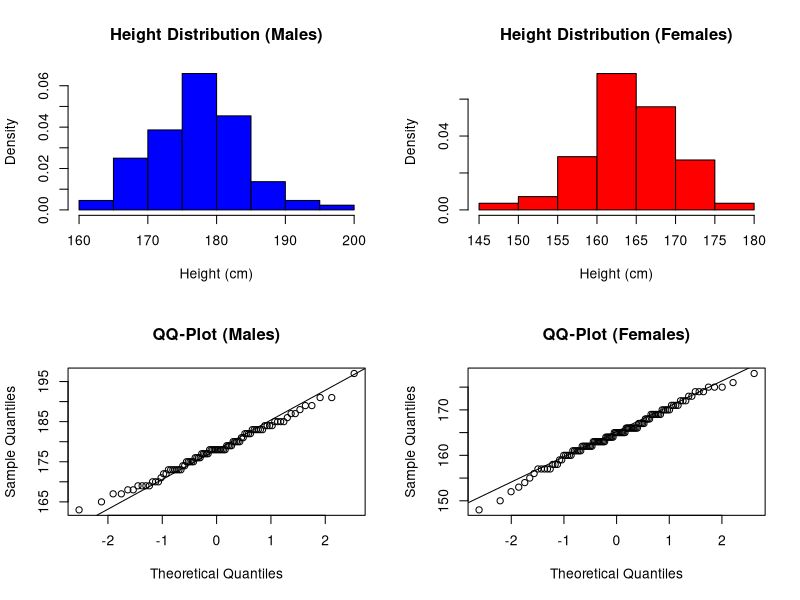

Generate this figure with R:
## ---- chunk 1
library(carData)
Davis <- Davis[-12, ]
head(Davis)
## ---- chunk 2
# Load necessary libraries
library(ggplot2)

# Split data by sex
Davis_M <- subset(Davis, sex == "M")
Davis_F <- subset(Davis, sex == "F")

# Set up plotting area
par(mfrow = c(2, 2))

# Histograms for height distributions (scaled to density)
hist(Davis_M$height, probability = TRUE, main = "Height Distribution (Males)", xlab = "Height (cm)", col = "blue")
hist(Davis_F$height, probability = TRUE, main = "Height Distribution (Females)", xlab = "Height (cm)", col = "red")

# QQ-plots for normality check
qqnorm(Davis_M$height, main = "QQ-Plot (Males)")
qqline(Davis_M$height)

qqnorm(Davis_F$height, main = "QQ-Plot (Females)")
qqline(Davis_F$height)

# Normality test using Shapiro-Wilk
shapiro.test(Davis_M$height)
shapiro.test(Davis_F$height)
## ---- chunk 3
# Set seed for reproducibility
set.seed(1234)

# Function to compute the difference in means
mean_diff <- function(data) {
  mean(data$height[data$sex == "M"]) - mean(data$height[data$sex == "F"])
}

# **Empirical Bootstrap**
n_bootstrap <- 1000  # Number of bootstrap samples
boot_diffs_empirical <- replicate(n_bootstrap, {
  resample_M <- sample(Davis_M$height, replace = TRUE)
  resample_F <- sample(Davis_F$height, replace = TRUE)
  mean(resample_M) - mean(resample_F)
})

# Standard deviation of bootstrap samples (empirical bootstrap)
sd_empirical <- sd(boot_diffs_empirical)

# **Parametric Bootstrap (assuming normality)**
parametric_boot_diffs <- replicate(n_bootstrap, {
  resample_M <- rnorm(length(Davis_M$height), mean(Davis_M$height), sd(Davis_M$height))
  resample_F <- rnorm(length(Davis_F$height), mean(Davis_F$height), sd(Davis_F$height))
  mean(resample_M) - mean(resample_F)
})

# Standard deviation of bootstrap samples (parametric bootstrap)
sd_parametric <- sd(parametric_boot_diffs)

# Print results
cat("Empirical Bootstrap SD:", sd_empirical, "\n")
cat("Parametric Bootstrap SD:", sd_parametric, "\n")
## ---- chunk 4
# Given values
mu_M <- 177.8
mu_F <- 164.6
sigma_M <- 6.5
sigma_F <- 5.5
n_M <- length(Davis_M$height)
n_F <- length(Davis_F$height)

# Compute theoretical standard deviation
theoretical_sd <- sqrt((sigma_M^2 / n_M) + (sigma_F^2 / n_F))
cat("Theoretical SD:", theoretical_sd, "\n")

# Compare theoretical vs. bootstrap estimates
comparison <- data.frame(
  Method = c("Empirical Bootstrap", "Parametric Bootstrap", "Theoretical"),
  SD = c(sd_empirical, sd_parametric, theoretical_sd)
)

print(comparison)
## ---- chunk 5
# Set boundaries for uniform distribution
min_M <- min(Davis_M$height)
max_M <- max(Davis_M$height)
min_F <- min(Davis_F$height)
max_F <- max(Davis_F$height)

# Perform parametric bootstrap with uniform distribution
uniform_boot_diffs <- replicate(n_bootstrap, {
  resample_M <- runif(n_M, min_M, max_M)
  resample_F <- runif(n_F, min_F, max_F)
  mean(resample_M) - mean(resample_F)
})

# Standard deviation of bootstrap samples (uniform distribution)
sd_uniform <- sd(uniform_boot_diffs)

cat("Uniform Bootstrap SD:", sd_uniform, "\n")

# Compare with theoretical standard deviation
comparison <- rbind(comparison, c("Uniform Bootstrap", sd_uniform))
print(comparison)
